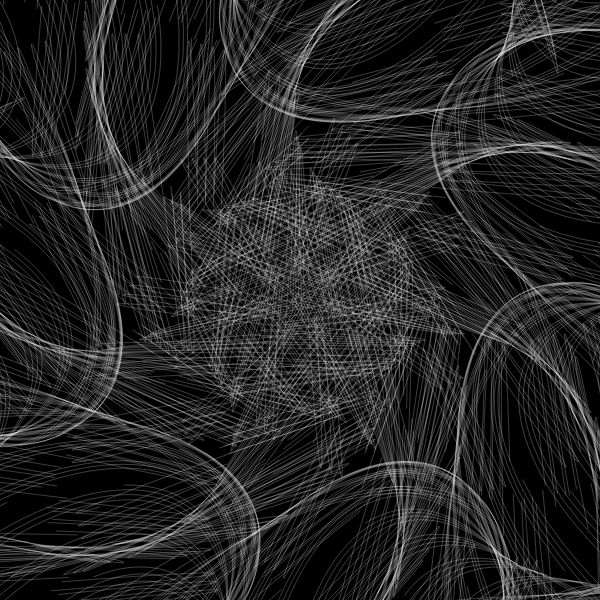
Frame 1 (no input)
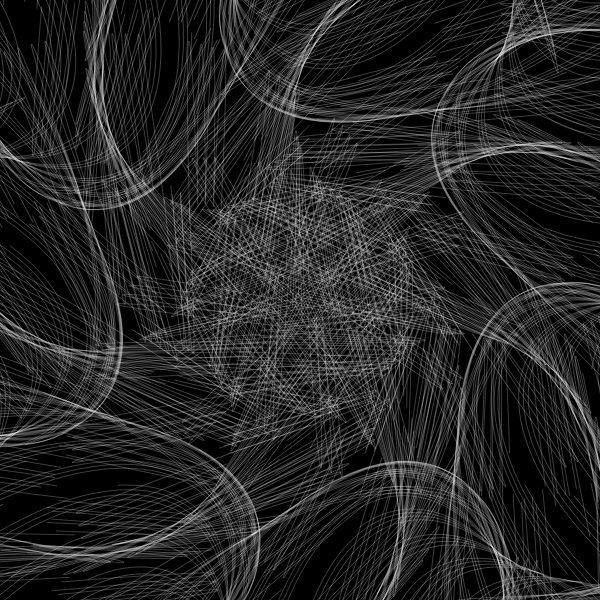
Frame 60 (no input)
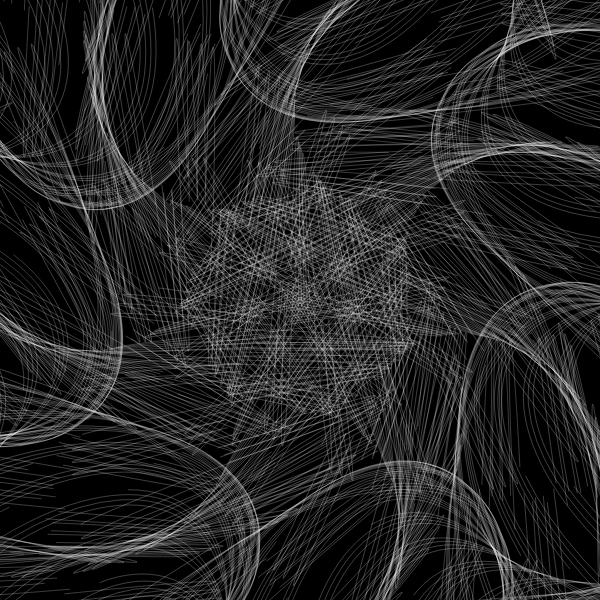
Frame 120 (the mouse pressed at the canvas centre since frame 60)

The p5.js sketch that drew these frames (run headless with seeded random() and noise() and a simulated clock; from frame 60 on, the mouse is pressed at the canvas centre):

// p5.js sketch
// ── sketch.js
/**

█▀▀▀ █▀▄▀█ 
█░▀█ █░▀░█ 
▀▀▀▀ ▀░░░▀
**/

function setup() {
  createCanvas(600,600);
 //blendMode(BLEND)
  //frameRate(4)
  stroke(255)
  loop()
  //noStroke()
}
let theta=10
let s=620
let a=0;
function draw() {
  //if (frameCount<=15){
  background(0);
 noFill() //fill(255,255,255,random(20,10))
  //stroke(255)
  strokeWeight(.23)
  translate(width/2,height/2)
  for (let x = 0; x < s; x +=.8) {
    let c=sin(90)
  rotate(c)
    //stroke(random(250),random(250),random(250),random(50,100))
        arc(height/2+x,width/2+x,windowWidth-300,windowHeight/2-300, theta, theta+PI,PI/2,PI);
   //stroke(random(250),random(250),random(250),random(50,120))
    arc(height/2-x,width/2-x,windowWidth/2-300,windowHeight-300, theta, theta+PI,PI/2,PI);
  //  stroke(random(250),random(250),random(250),random(50,100))
    arc(height/2+x,width/2-x,windowWidth/2-300,windowHeight/2-300, theta, theta+PI,PI/2,PI);
  //stroke(random(250),random(250),random(250),random(50,150))
   arc(height/2-x,width/2+x,windowWidth-300,windowHeight, theta, theta+PI,PI/2,PI);

      theta += PI/2+36;
    
  }
  //}else 
   //   s=s-100;
}
